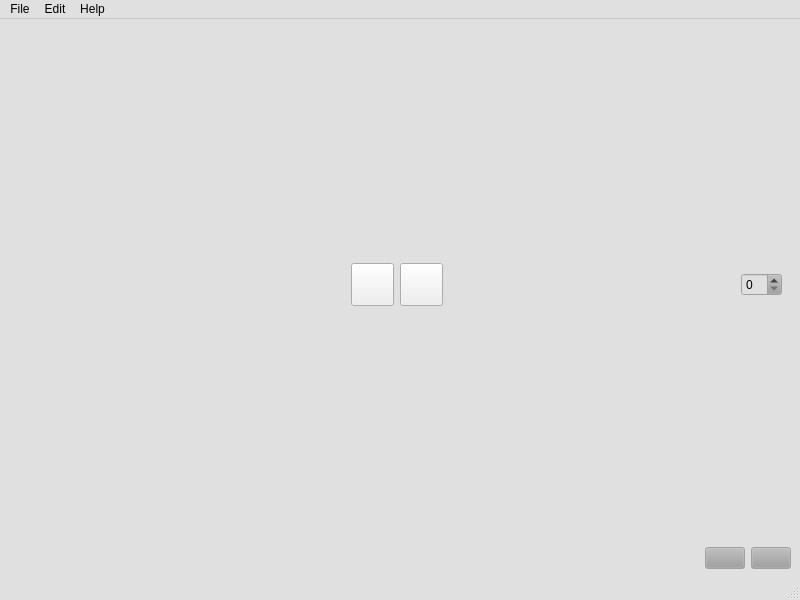
<?xml version="1.0" encoding="UTF-8"?>
<ui version="4.0">
    <class>MainWindow</class>
    <widget class="QMainWindow" name="MainWindow">
        <property name="geometry">
            <rect>
                <x>0</x>
                <y>0</y>
                <width>800</width>
                <height>600</height>
            </rect>
        </property>
        <property name="palette">
            <palette>
                <active>
                    <colorrole role="Button">
                        <brush brushstyle="SolidPattern">
                            <color alpha="255">
                                <red>158</red>
                                <green>158</green>
                                <blue>158</blue>
                            </color>
                        </brush>
                    </colorrole>
                    <colorrole role="Base">
                        <brush brushstyle="SolidPattern">
                            <color alpha="255">
                                <red>224</red>
                                <green>224</green>
                                <blue>224</blue>
                            </color>
                        </brush>
                    </colorrole>
                    <colorrole role="Window">
                        <brush brushstyle="SolidPattern">
                            <color alpha="255">
                                <red>224</red>
                                <green>224</green>
                                <blue>224</blue>
                            </color>
                        </brush>
                    </colorrole>
                    <colorrole role="PlaceholderText">
                        <brush brushstyle="SolidPattern">
                            <color alpha="128">
                                <red>0</red>
                                <green>0</green>
                                <blue>0</blue>
                            </color>
                        </brush>
                    </colorrole>
                </active>
                <inactive>
                    <colorrole role="Button">
                        <brush brushstyle="SolidPattern">
                            <color alpha="255">
                                <red>158</red>
                                <green>158</green>
                                <blue>158</blue>
                            </color>
                        </brush>
                    </colorrole>
                    <colorrole role="Base">
                        <brush brushstyle="SolidPattern">
                            <color alpha="255">
                                <red>224</red>
                                <green>224</green>
                                <blue>224</blue>
                            </color>
                        </brush>
                    </colorrole>
                    <colorrole role="Window">
                        <brush brushstyle="SolidPattern">
                            <color alpha="255">
                                <red>224</red>
                                <green>224</green>
                                <blue>224</blue>
                            </color>
                        </brush>
                    </colorrole>
                    <colorrole role="PlaceholderText">
                        <brush brushstyle="SolidPattern">
                            <color alpha="128">
                                <red>0</red>
                                <green>0</green>
                                <blue>0</blue>
                            </color>
                        </brush>
                    </colorrole>
                </inactive>
                <disabled>
                    <colorrole role="Button">
                        <brush brushstyle="SolidPattern">
                            <color alpha="255">
                                <red>158</red>
                                <green>158</green>
                                <blue>158</blue>
                            </color>
                        </brush>
                    </colorrole>
                    <colorrole role="Base">
                        <brush brushstyle="SolidPattern">
                            <color alpha="255">
                                <red>224</red>
                                <green>224</green>
                                <blue>224</blue>
                            </color>
                        </brush>
                    </colorrole>
                    <colorrole role="Window">
                        <brush brushstyle="SolidPattern">
                            <color alpha="255">
                                <red>224</red>
                                <green>224</green>
                                <blue>224</blue>
                            </color>
                        </brush>
                    </colorrole>
                    <colorrole role="PlaceholderText">
                        <brush brushstyle="SolidPattern">
                            <color alpha="128">
                                <red>0</red>
                                <green>0</green>
                                <blue>0</blue>
                            </color>
                        </brush>
                    </colorrole>
                </disabled>
            </palette>
        </property>
        <property name="windowTitle">
            <string>MainWindow</string>
        </property>
        <property name="autoFillBackground">
            <bool>false</bool>
        </property>
        <property name="styleSheet">
            <string notr="true"/>
        </property>
        <widget class="QWidget" name="centralwidget">
            <layout class="QVBoxLayout" name="verticalLayout">
                <item>
                    <widget class="QWidget" name="controlsLayout" native="true">
                        <layout class="QGridLayout" name="gridLayout" columnstretch="1,1,1">
                            <item row="0" column="2" alignment="Qt::AlignRight">
                                <widget class="QSpinBox" name="bpmSpin">
                                    <property name="sizePolicy">
                                        <sizepolicy hsizetype="Fixed" vsizetype="Fixed">
                                            <horstretch>0</horstretch>
                                            <verstretch>0</verstretch>
                                        </sizepolicy>
                                    </property>
                                </widget>
                            </item>
                            <item row="0" column="1" alignment="Qt::AlignHCenter">
                                <widget class="QWidget" name="horizontalWidget" native="true">
                                    <layout class="QHBoxLayout" name="playStopLayout">
                                        <item>
                                            <widget class="QPushButton" name="playButton">
                                                <property name="sizePolicy">
                                                    <sizepolicy hsizetype="Fixed" vsizetype="Fixed">
                                                        <horstretch>0</horstretch>
                                                        <verstretch>0</verstretch>
                                                    </sizepolicy>
                                                </property>
                                                <property name="styleSheet">
                                                    <string notr="true">height: 35px; width: 35px;</string>
                                                </property>
                                                <property name="text">
                                                    <string/>
                                                </property>
                                                <property name="icon">
                                                    <iconset resource="Resources/Icons/icons.qrc">
                                                        <normaloff>:/icons/play_button.png</normaloff>
                                                        :/icons/play_button.png
                                                    </iconset>
                                                </property>
                                                <property name="checkable">
                                                    <bool>true</bool>
                                                </property>
                                                <property name="checked">
                                                    <bool>false</bool>
                                                </property>
                                                <property name="flat">
                                                    <bool>false</bool>
                                                </property>
                                            </widget>
                                        </item>
                                        <item>
                                            <widget class="QPushButton" name="stopButton">
                                                <property name="sizePolicy">
                                                    <sizepolicy hsizetype="Fixed" vsizetype="Fixed">
                                                        <horstretch>0</horstretch>
                                                        <verstretch>0</verstretch>
                                                    </sizepolicy>
                                                </property>
                                                <property name="styleSheet">
                                                    <string notr="true">height: 35px; width: 35px;</string>
                                                </property>
                                                <property name="text">
                                                    <string/>
                                                </property>
                                                <property name="icon">
                                                    <iconset resource="Resources/Icons/icons.qrc">
                                                        <normaloff>:/icons/stop_button.png</normaloff>
                                                        :/icons/stop_button.png
                                                    </iconset>
                                                </property>
                                            </widget>
                                        </item>
                                    </layout>
                                </widget>
                            </item>
                            <item row="0" column="0">
                                <spacer name="horizontalSpacer">
                                    <property name="orientation">
                                        <enum>Qt::Horizontal</enum>
                                    </property>
                                    <property name="sizeHint" stdset="0">
                                        <size>
                                            <width>40</width>
                                            <height>20</height>
                                        </size>
                                    </property>
                                </spacer>
                            </item>
                        </layout>
                    </widget>
                </item>
                <item>
                    <layout class="QHBoxLayout" name="horizontalLayout_2">
                        <property name="sizeConstraint">
                            <enum>QLayout::SetDefaultConstraint</enum>
                        </property>
                        <item>
                            <spacer name="horizontalSpacer_3">
                                <property name="orientation">
                                    <enum>Qt::Horizontal</enum>
                                </property>
                                <property name="sizeHint" stdset="0">
                                    <size>
                                        <width>40</width>
                                        <height>20</height>
                                    </size>
                                </property>
                            </spacer>
                        </item>
                        <item>
                            <widget class="QPushButton" name="zoomPlusButton">
                                <property name="text">
                                    <string/>
                                </property>
                                <property name="icon">
                                    <iconset resource="Resources/Icons/icons.qrc">
                                        <normaloff>:/icons/plus_button.png</normaloff>:/icons/plus_button.png
                                    </iconset>
                                </property>
                            </widget>
                        </item>
                        <item>
                            <widget class="QPushButton" name="zoomLessButton">
                                <property name="text">
                                    <string/>
                                </property>
                                <property name="icon">
                                    <iconset resource="Resources/Icons/icons.qrc">
                                        <normaloff>:/icons/less_button.png</normaloff>:/icons/less_button.png
                                    </iconset>
                                </property>
                            </widget>
                        </item>
                    </layout>
                </item>
            </layout>
        </widget>
        <widget class="QMenuBar" name="menubar">
            <property name="geometry">
                <rect>
                    <x>0</x>
                    <y>0</y>
                    <width>800</width>
                    <height>24</height>
                </rect>
            </property>
            <widget class="QMenu" name="menuFile">
                <property name="title">
                    <string>File</string>
                </property>
                <addaction name="actionLoad_project"/>
                <addaction name="actionSave_project"/>
                <addaction name="separator"/>
                <addaction name="actionImport_file"/>
            </widget>
            <widget class="QMenu" name="menuEdit">
                <property name="title">
                    <string>Edit</string>
                </property>
                <addaction name="actionUndo"/>
                <addaction name="actionRedo"/>
                <addaction name="separator"/>
                <addaction name="actionOptions"/>
            </widget>
            <widget class="QMenu" name="menuHelp">
                <property name="title">
                    <string>Help</string>
                </property>
                <addaction name="actionAbout"/>
            </widget>
            <addaction name="menuFile"/>
            <addaction name="menuEdit"/>
            <addaction name="menuHelp"/>
        </widget>
        <widget class="QStatusBar" name="statusbar"/>
        <action name="actionAbout">
            <property name="text">
                <string>About</string>
            </property>
        </action>
        <action name="actionLoad_project">
            <property name="text">
                <string>Load project</string>
            </property>
        </action>
        <action name="actionSave_project">
            <property name="text">
                <string>Save project</string>
            </property>
        </action>
        <action name="actionImport_file">
            <property name="text">
                <string>Import file</string>
            </property>
        </action>
        <action name="actionUndo">
            <property name="text">
                <string>Undo</string>
            </property>
        </action>
        <action name="actionRedo">
            <property name="text">
                <string>Redo</string>
            </property>
        </action>
        <action name="actionOptions">
            <property name="text">
                <string>Options</string>
            </property>
        </action>
    </widget>
    <resources>
        <include location="Resources/Icons/icons.qrc"/>
    </resources>
    <connections/>
</ui>
